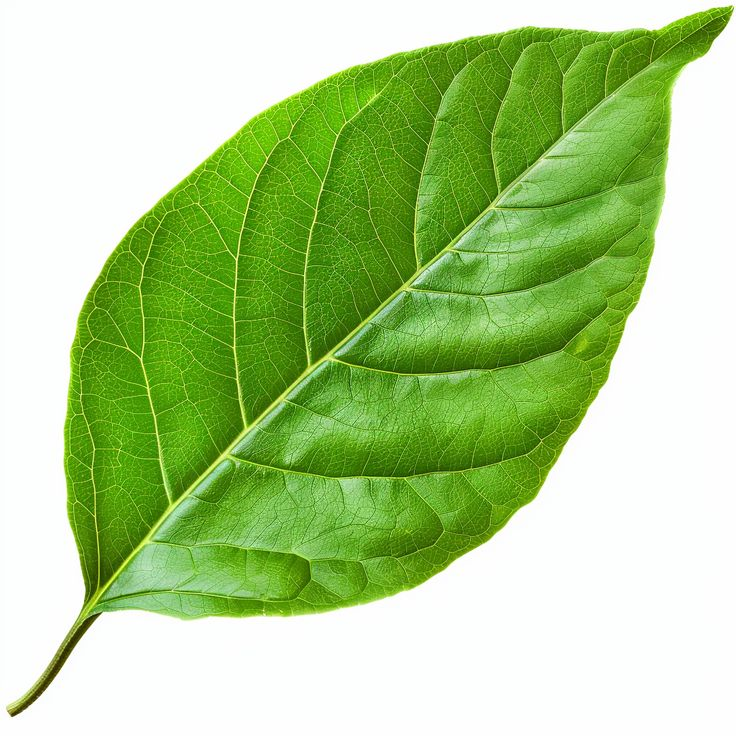
#> input picture Lab6/leaf.png, 736 x 736 px, found by its file name
$ python task5.py
#> lines starting #> are read from the running program, lines starting #| are printed output that depends on the picture; after the words box and inside, x2 and y2 are one past the last pixel; in counts of white or black regions, pixels touching at a corner belong together
import cv2
import numpy as np
from skimage.morphology import skeletonize
import matplotlib.pyplot as plt
import os

# Create folder to save results
os.makedirs("Lab6/results", exist_ok=True)

# Read original image
img = cv2.imread("Lab6/leaf.png")
#> img is the input picture: shape (736, 736, 3); mean B, G, R 144.5, 207.7, 175.5
if img is None:
    raise FileNotFoundError("Cannot load leaf.png")
img_rgb = cv2.cvtColor(img, cv2.COLOR_BGR2RGB)

# Step 1: Grayscale + Contrast Enhancement
gray = cv2.cvtColor(img, cv2.COLOR_BGR2GRAY)
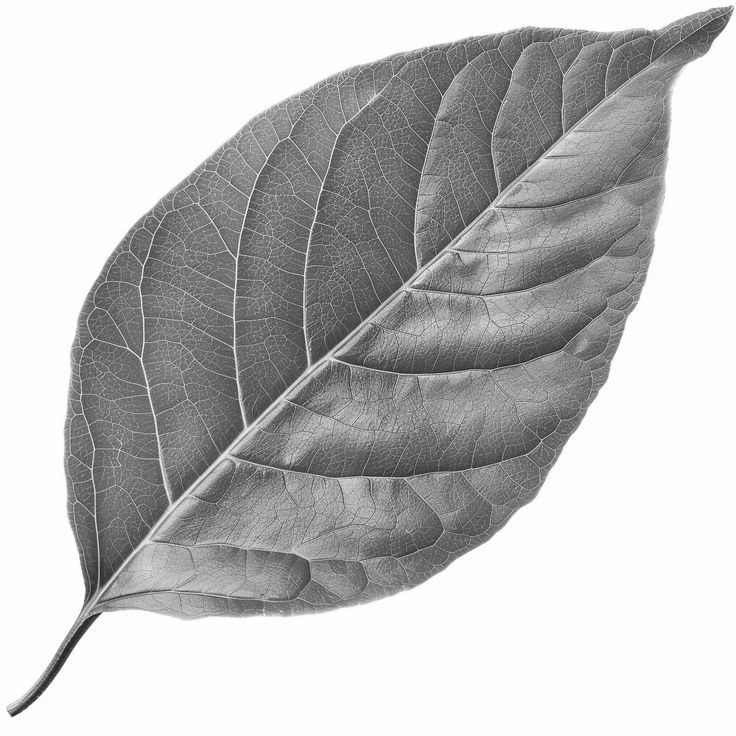
#> gray: shape (736, 736); min 25, max 255, mean 190.8
clahe = cv2.createCLAHE(clipLimit=3.0, tileGridSize=(8,8))
gray_enhanced = clahe.apply(gray)
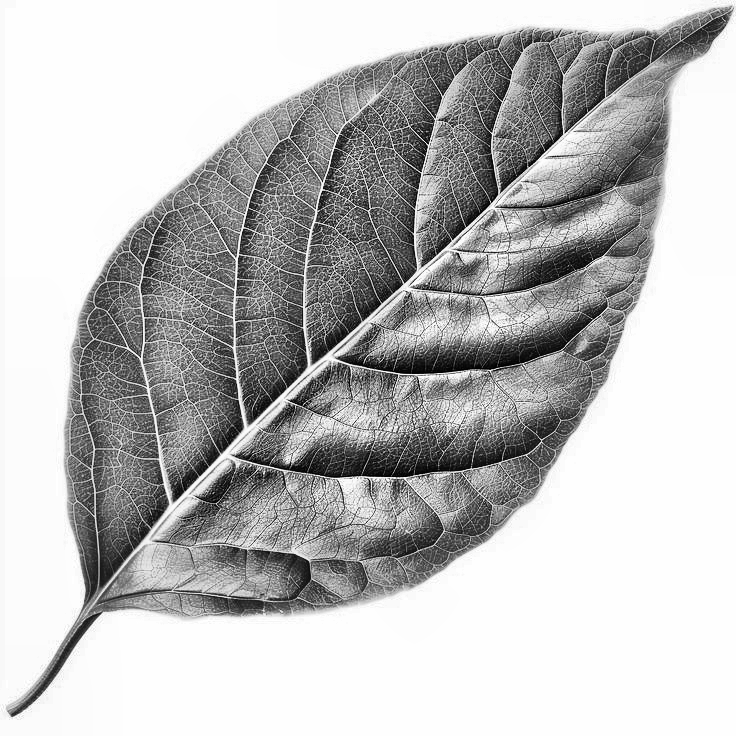
#> gray_enhanced: shape (736, 736); min 0, max 255, mean 188.5
cv2.imwrite("Lab6/results/leaf/leaf_gray_enhanced.png", gray_enhanced)

# Step 2: Gaussian Blur
gray_blur = cv2.GaussianBlur(gray_enhanced, (5,5), 0)
cv2.imwrite("Lab6/results/leaf/leaf_gray_blur.png", gray_blur)

# Step 3: Adaptive Thresholding
binary = cv2.adaptiveThreshold(
    gray_blur, 255, cv2.ADAPTIVE_THRESH_MEAN_C,
    cv2.THRESH_BINARY_INV, 21, 10
)
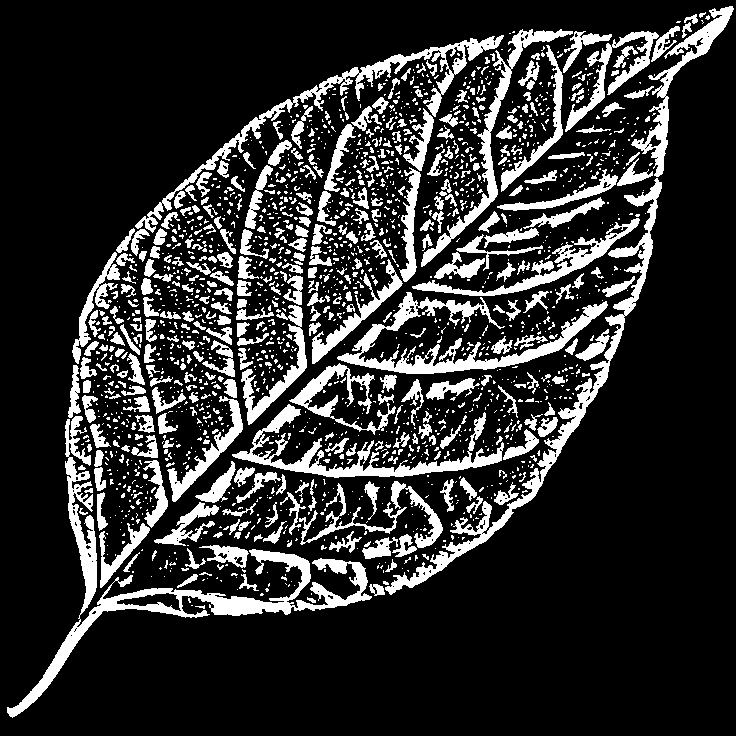
#> binary: shape (736, 736); 18.4% white; 1824 white regions (1387 under 20 px), largest, box (x1, y1, x2, y2) and area: (7, 416, 372, 718) 9162, (385, 178, 662, 595) 6115, (337, 292, 608, 374) 4994
cv2.imwrite("Lab6/results/leaf/leaf_binary.png", binary)

# Step 4: Morphological Cleaning
kernel_close = cv2.getStructuringElement(cv2.MORPH_ELLIPSE, (3,3))
binary_closed = cv2.morphologyEx(binary, cv2.MORPH_CLOSE, kernel_close)
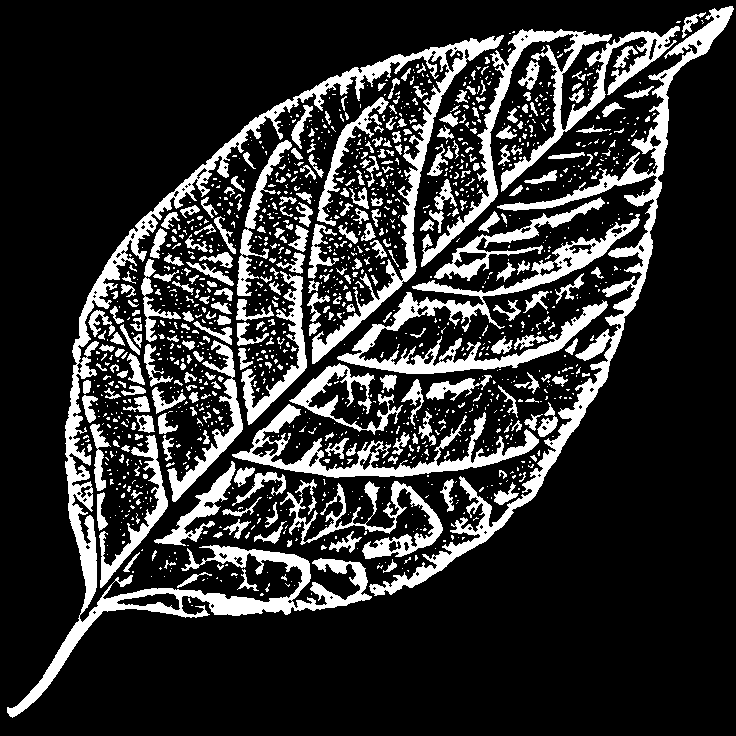
#> binary_closed: shape (736, 736); 19.3% white; 1406 white regions (1086 under 20 px), largest, box (x1, y1, x2, y2) and area: (7, 35, 504, 718) 21845, (369, 6, 734, 596) 11748, (337, 214, 640, 374) 7994

kernel_open = cv2.getStructuringElement(cv2.MORPH_ELLIPSE, (2,2))
binary_clean = cv2.morphologyEx(binary_closed, cv2.MORPH_OPEN, kernel_open)
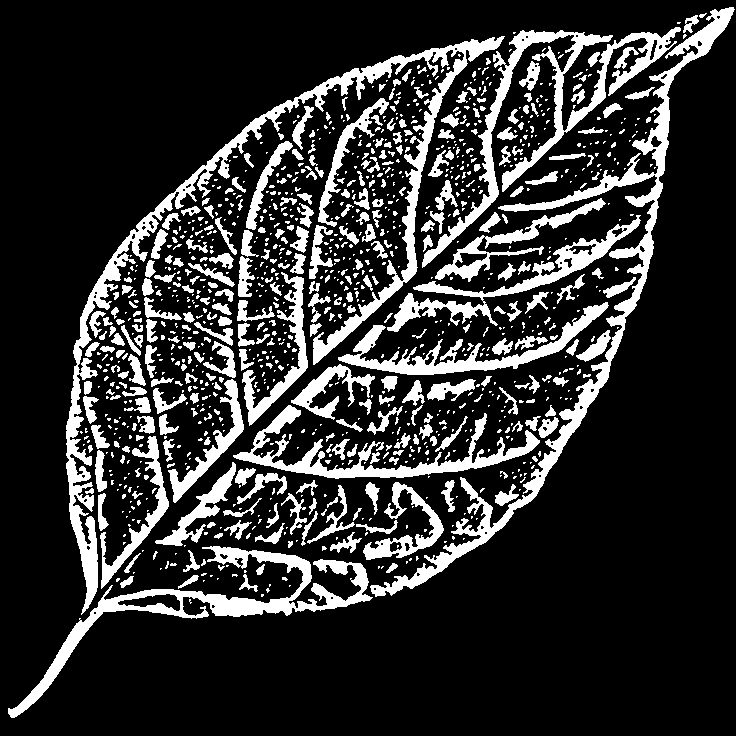
#> binary_clean: shape (736, 736); 18.8% white; 1120 white regions (768 under 20 px), largest, box (x1, y1, x2, y2) and area: (66, 36, 505, 615) 13812, (370, 7, 735, 597) 11103, (8, 546, 373, 718) 7195
cv2.imwrite("Lab6/results/leaf/leaf_binary_cleaned.png", binary_clean)

# Step 5: Optional Dilation
kernel_dilate = cv2.getStructuringElement(cv2.MORPH_ELLIPSE, (3,3))
binary_for_skel = cv2.dilate(binary_clean, kernel_dilate, iterations=1)
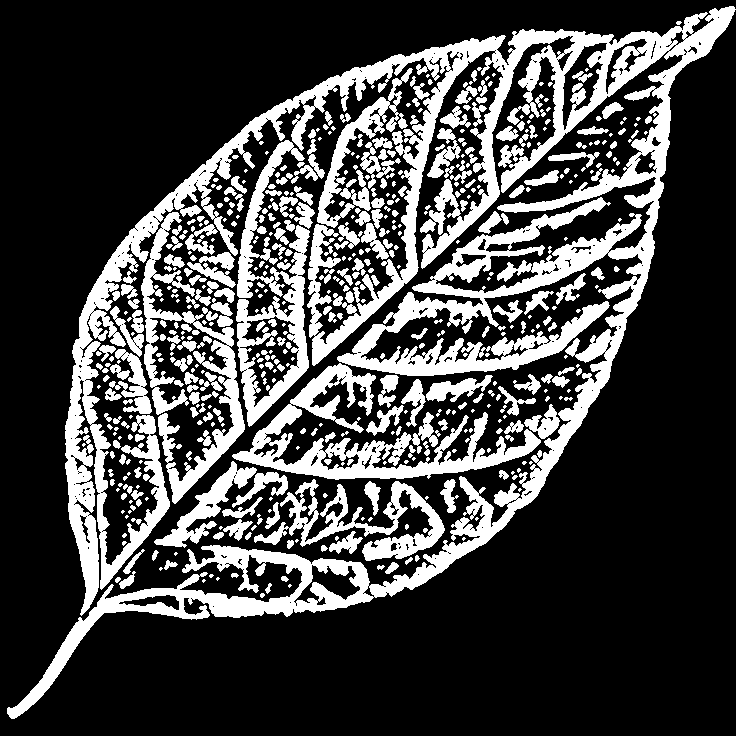
#> binary_for_skel: shape (736, 736); 26.3% white; 543 white regions (241 under 20 px), largest, box (x1, y1, x2, y2) and area: (7, 6, 736, 719) 78289, (232, 363, 541, 480) 9756, (236, 140, 310, 427) 7113

# Step 6: Skeletonization
binary_bool = binary_for_skel.astype(bool)
skeleton_thin = skeletonize(binary_bool)
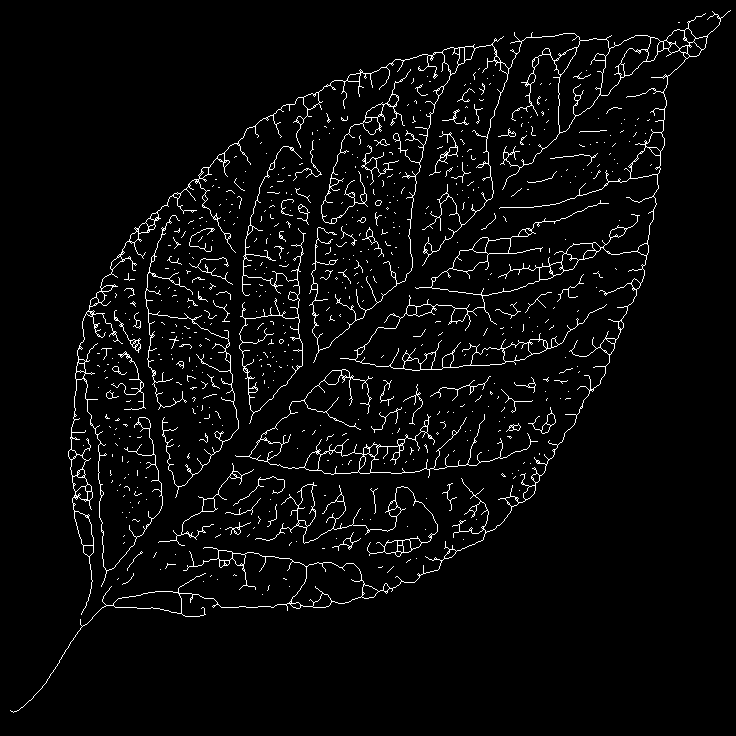
#> skeleton_thin: shape (736, 736) bool; 3.8% white in thin lines or dots
skeleton = (skeleton_thin * 255).astype(np.uint8)
#> skeleton: shape (736, 736); 3.8% white in thin lines or dots
cv2.imwrite("Lab6/results/leaf/leaf_skeleton.png", skeleton)

# Display all steps
plt.figure(figsize=(20,6))

plt.subplot(1,5,1)
plt.title("Original Leaf")
plt.imshow(img_rgb)
plt.axis("off")

plt.subplot(1,5,2)
plt.title("Gray Enhanced")
plt.imshow(gray_enhanced, cmap="gray")
plt.axis("off")

plt.subplot(1,5,3)
plt.title("Binary")
plt.imshow(binary, cmap="gray")
plt.axis("off")

plt.subplot(1,5,4)
plt.title("Cleaned Binary")
plt.imshow(binary_clean, cmap="gray")
plt.axis("off")

plt.subplot(1,5,5)
plt.title("Skeleton")
plt.imshow(skeleton, cmap="gray")
plt.axis("off")

plt.tight_layout()
plt.show()

print("All images saved in Lab6/results folder.")
